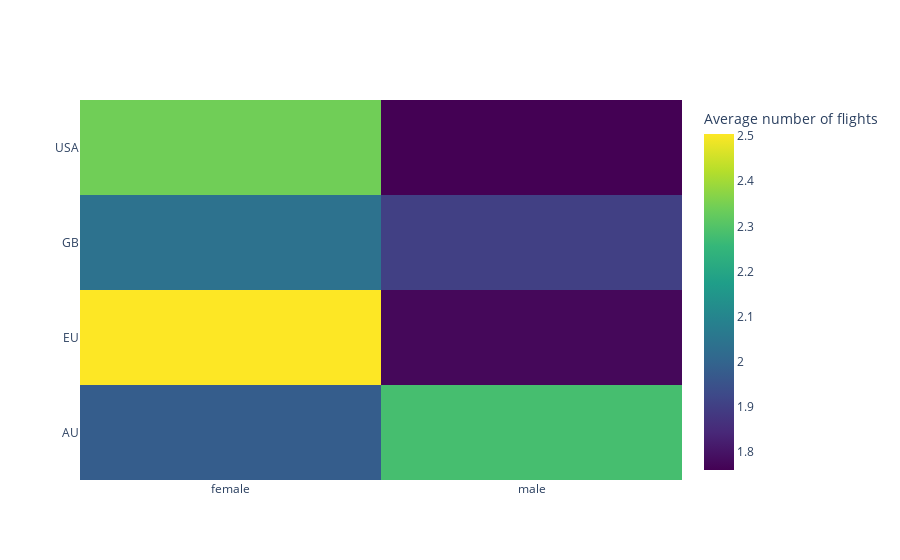

This figure's notebook cell:
### Markdown cell above
## 7. Using plotly.graph_objects, construct a heat map showing the average number of flights per year for country and gender of respondent.
7.1. change the colour palette of the map

### Code cell
df7 = df.groupby(['geo', 'sex'])['flights'].mean().reset_index()
df7 = df7.pivot('geo', 'sex', 'flights')
fig = go.Figure(data=go.Heatmap(z = df7.values, x = df7.columns, y = df7.index, 
                                colorscale='Viridis', colorbar=dict(title='Average number of flights')))
fig.show()

### Figure 1 — Plotly figure (JSON) as saved in the notebook; plotly's stock layout.template omitted (floating-point values rounded to 4 significant figures)
{"data": [{"colorbar": {"title": {"text": "Average number of flights"}}, "colorscale": [[0, "#440154"], [0.1111, "#482878"], [0.2222, "#3e4989"], [0.3333, "#31688e"], [0.4444, "#26828e"], [0.5556, "#1f9e89"], [0.6667, "#35b779"], [0.7778, "#6ece58"], [0.8889, "#b5de2b"], [1, "#fde725"]], "type": "heatmap", "x": ["female", "male"], "y": ["AU", "EU", "GB", "USA"], "z": [[1.98, 2.281], [2.505, 1.774], [2.038, 1.902], [2.341, 1.76]]}], "layout": {}}
